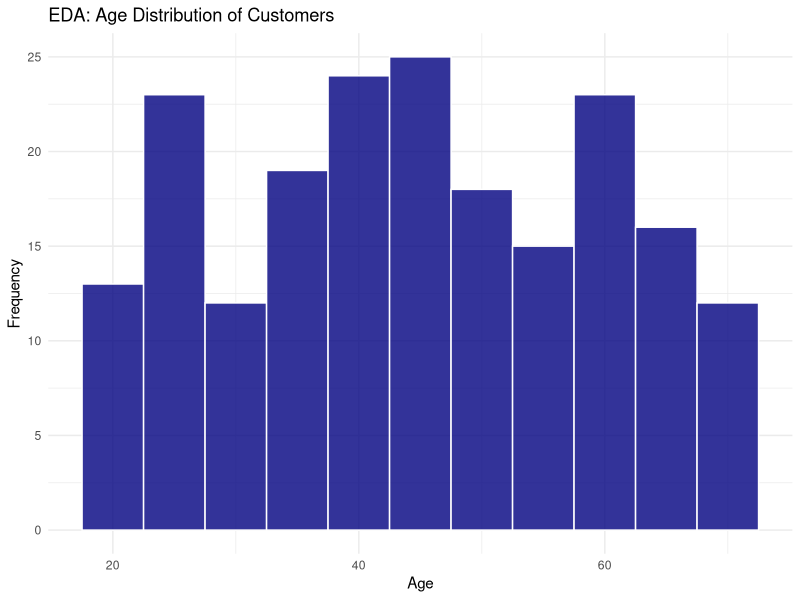
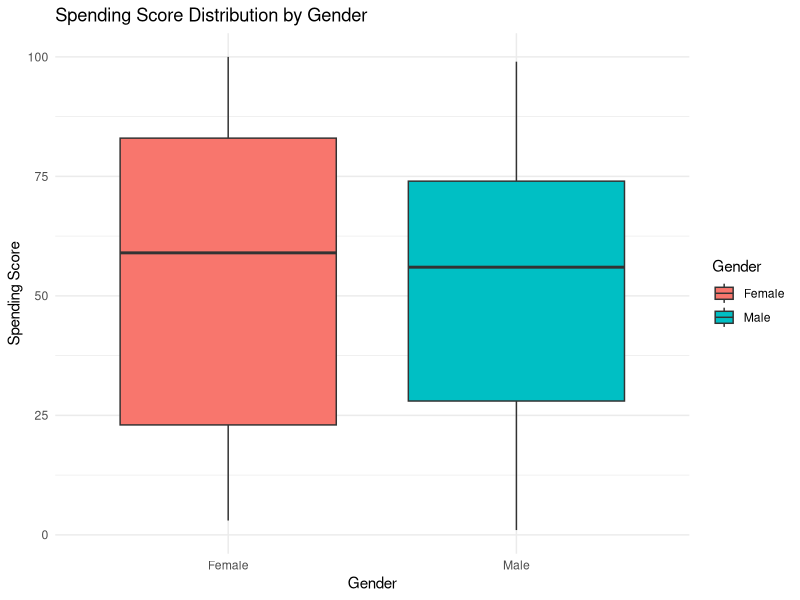
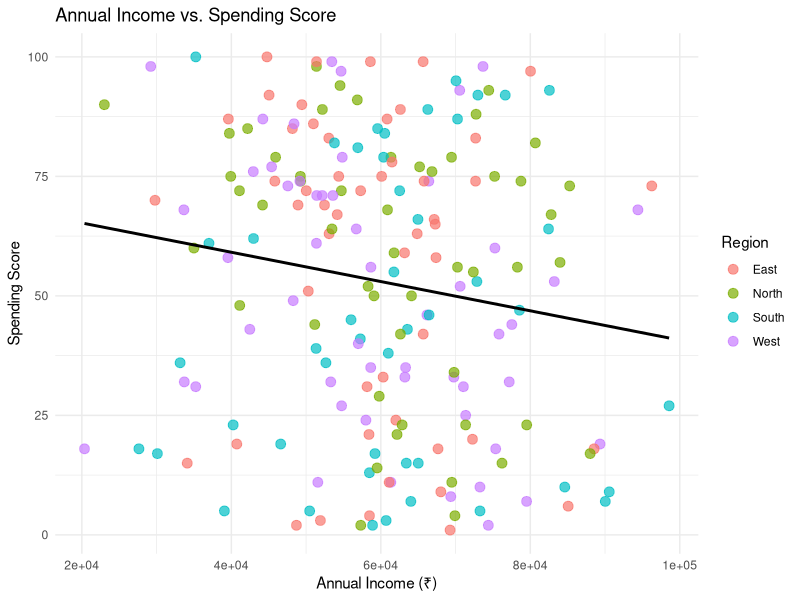

Here is the R script that generated these plots, in order:
# ==============================================================================
# subject: Data Analysis with R Programming (DTS-162-PR)
# Assignment 10: Complete Data Analysis - Final Project
# Author: Sandesh Pramod Dixit | Roll No: 24
# ==============================================================================

# --- Package Installation ---
# Remove the '#' on the lines below to install the packages for the first time
# install.packages("ggplot2")
# install.packages("dplyr")

# Load required libraries
library(ggplot2)
library(dplyr)

cat("\n--- Task 1 & 2: Data Import & Preprocessing ---\n")
# Generating synthetic data to simulate a downloaded Kaggle Customer Dataset
set.seed(123)
n <- 200
customer_data <- data.frame(
  CustomerID = 1:n,
  Gender = sample(c("Male", "Female"), n, replace = TRUE),
  Age = sample(18:70, n, replace = TRUE),
  Annual_Income = rnorm(n, mean = 60000, sd = 15000),
  Spending_Score = sample(1:100, n, replace = TRUE),
  Region = sample(c("North", "South", "East", "West"), n, replace = TRUE)
)

# Preprocessing: Factoring categorical variables and dropping IDs
customer_data$Gender <- as.factor(customer_data$Gender)
customer_data$Region <- as.factor(customer_data$Region)
clean_data <- customer_data %>% select(-CustomerID)

cat("Missing Values Found: ", sum(is.na(clean_data)), "\n")
cat("\nStatistical Summary of Cleaned Data:\n")
print(summary(clean_data))


cat("\n--- Task 3 & 4: Analytical Methods & Hypothesis Testing ---\n")
# Correlation Assessment
cor_val <- cor(clean_data$Annual_Income, clean_data$Spending_Score)
cat(sprintf("Pearson Correlation (Income vs Spending): %.4f\n", cor_val))

# Hypothesis Testing: Is the average income significantly different from 55,000?
t_test_result <- t.test(clean_data$Annual_Income, mu = 55000)
print(t_test_result)


cat("\n--- Task 6: Data Visualization (EDA) ---\n")

# Plot 1: Age Distribution
p1 <- ggplot(clean_data, aes(x = Age)) +
  geom_histogram(binwidth = 5, fill = "navy", color = "white", alpha = 0.8) +
  theme_minimal() +
  labs(title = "EDA: Age Distribution of Customers", x = "Age", y = "Frequency")
print(p1)

# Plot 2: Spending Score by Gender
p2 <- ggplot(clean_data, aes(x = Gender, y = Spending_Score, fill = Gender)) +
  geom_boxplot() +
  theme_minimal() +
  labs(title = "Spending Score Distribution by Gender", y = "Spending Score")
print(p2)

# Plot 3: Income vs Spending Score
p3 <- ggplot(clean_data, aes(x = Annual_Income, y = Spending_Score, color = Region)) +
  geom_point(alpha = 0.7, size = 3) +
  geom_smooth(method = "lm", color = "black", se = FALSE) +
  theme_minimal() +
  labs(title = "Annual Income vs. Spending Score", x = "Annual Income (₹)", y = "Spending Score")
print(p3)

cat("\n--- Task 7: Final Conclusion ---\n")
cat("Conclusion: The analysis reveals the distribution of customer ages and regional spending habits.\n")
cat("The correlation test indicates the exact strength of the relationship between income and spending.\n")
cat("Furthermore, the t-test confirms whether the sample income significantly deviates from the hypothesized ₹55,000 benchmark.\n")
